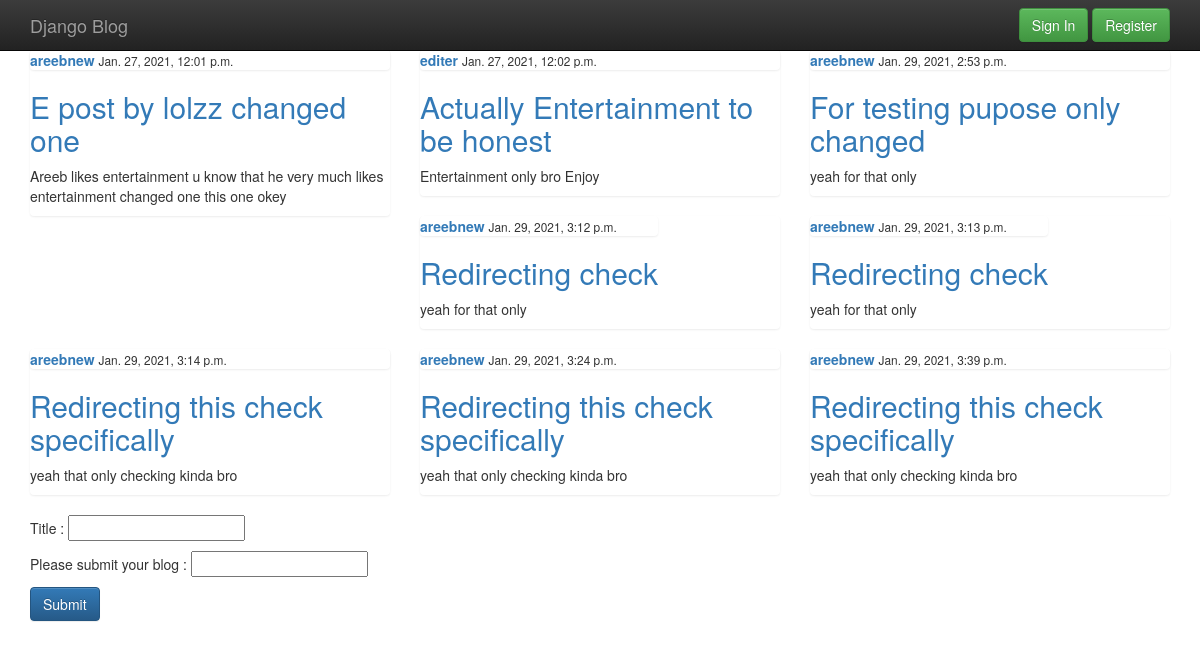
Page /entertainment/ on the earlier database version.
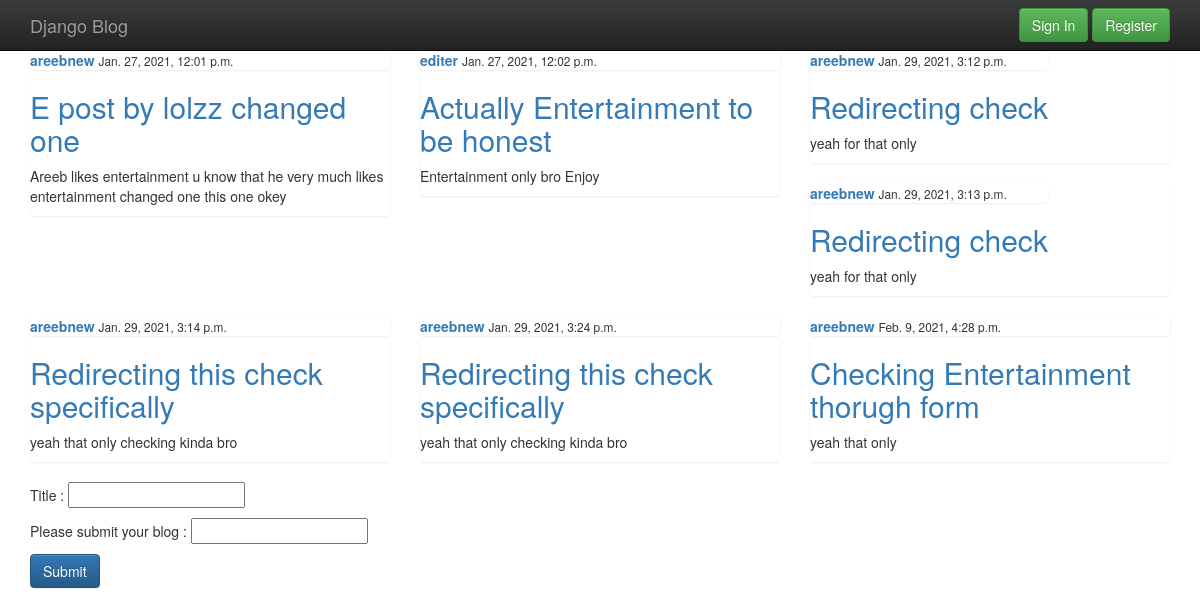
Same page on the later database version.
### blog/models.py (models this page shows, shortened)
class E_Post(models.Model):
 	title = models.CharField( max_length = 100)
 	content = models.TextField()
 	date_posted = models.DateTimeField ( default = timezone.now)
 	author = models.ForeignKey( User , on_delete = models.CASCADE)

### blog/views.py (the view)
# urls.py: path('entertainment/' , views.entertainment , name = 'entertainment' ),
def entertainment(request):
	context = {
		'posts' : E_Post.objects.all()
	}
	return render( request , 'blog/entertainment.html' , context )

### blog/templates/blog/entertainment.html (shortened to what this page needs)
{% extends 'blog/base.html' %}
{% block content %}
<section class="container">
	<div class="row">
	{% for p in posts %}
	<div class="col-md-4">
	<div class = 'list-group' >
		<article>
			<div class="media-body">
				{% if user.username|stringformat:"s" ==  p.author|stringformat:"s"  %}
				<div class="list-group">
					<a href=""> <strong>{{ p.author }}</strong></a>
					<small> {{ p.date_posted }} </small>
				</div>
				<h2><a  href="" > {{ p.title }} </a></h2>
				<p> {{ p.content }} </p>
				<h2><a  class = "btn btn-success " href = "{% url 'updateentertainment' p.id %}" role = 'button' > Update </a></h2>
				<h2><a  class = "btn btn-danger " href = "{% url 'deleteentertainment' p.id %}" role = 'button' > Delete </a></h2>
				{% else %}
				<div class="list-group">
					<a href=""> <strong>{{ p.author }}</strong></a>
					<small> {{ p.date_posted }} </small>
				</div>
				<h2><a href=""> {{ p.title }} </a></h2>
				<p> {{ p.content }} </p>
				{% endif %}
			</div>
		</article>
	</div>
	</div>
	{% endfor %}
	</div>
</section>
<section class = "container" >
	<form action = "entertainment_post_add/" method = "post">
		<p>
			Title :
			<input type="text" name="entertainment_post_title"> </input>
		</p>
		<p>
			Please submit your blog :
			<input type="text" name="entertainment_post_content"> </input>
		</p>
		<button class = "btn btn-primary " type="submit"> Submit </button>
	</form>
</section>
{% endblock %}

### blog/templates/blog/base.html (shortened to what this page needs)
<!doctype html>
<html class="no-js" lang="">
    <head>
        <link rel="stylesheet" href="/static/blog/css/bootstrap.min.css">
        <link rel="stylesheet" href="/static/blog/css/bootstrap-theme.min.css">
        <link rel="stylesheet" href="/static/blog/css/main.css">
    </head>
    <body>
    <nav class="navbar navbar-inverse navbar-fixed-top" role="navigation">
      <div class="container">
        <div class="navbar-header">
          <a class="navbar-brand" href="/">Django Blog</a>
        </div>
        <div id="navbar" class="navbar-collapse collapse">
          {% if user.is_authenticated %}
          <form class="navbar-form navbar-right" role="form">
            <a class = "btn btn-success" href = "{% url 'profile'%}" role = "button"> Profile </a>
            <a class = "btn btn-success" href = "{% url 'logout'%}" role = "button"> Sign out </a>
          </form>
          {% else %}
          <form class = "navbar-form navbar-right" role="form">
            <a class = "btn btn-success" href = "{% url 'login'%}" role = "button"> Sign In </a>
            <a class = "btn btn-success" href = "{% url 'register'%}" role = "button"> Register </a>
          </form>
          {% endif %}
        </div>
      </div>
    </nav>
    {% block content %}
    {% endblock %}
    </body>
</html>

### blog/static/blog/css/main.css (style rules this page uses)
h2,h3,h4,h5,h6 { color: #b30000; }

### blog/templates/blog/base.html (style rules this page uses)
body { padding-top: 50px; padding-bottom: 20px; }

Differences in the rows shown:
removed E_Post: author "areebnew", date_posted "Jan. 29, 2021, 2:53 p.m.", title "For testing pupose only changed", content "yeah for that only"
removed E_Post: author "areebnew", date_posted "Jan. 29, 2021, 3:39 p.m.", title "Redirecting this check specifically", content "yeah that only checking kinda bro"
added E_Post: author "areebnew", date_posted "Feb. 9, 2021, 4:28 p.m.", title "Checking Entertainment thorugh form", content "yeah that only"
